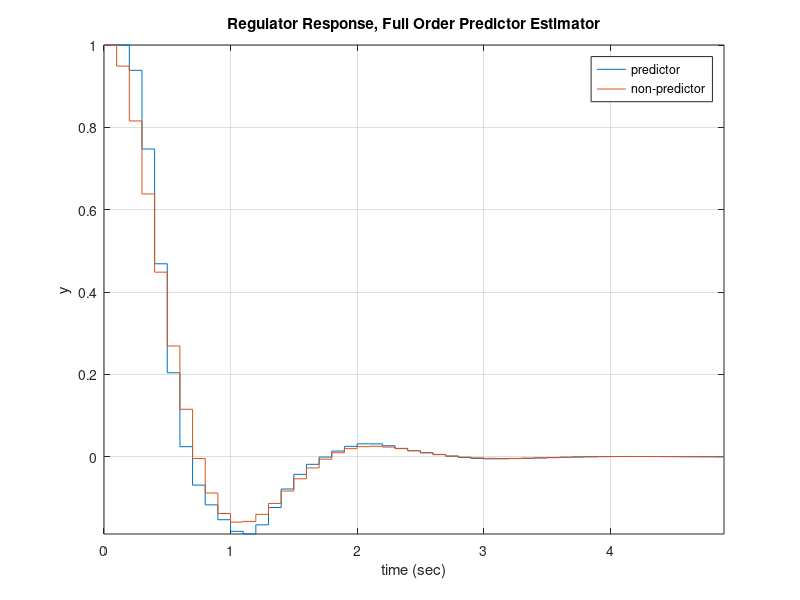

MATLAB code for this plot:
%
% cl_ex85.m
%
% Control Law, Full Order, Predictor Estimator.
% Predictor is show along with non-predictor.
%
% From Example 8.5 on Pg. 294 of Franklin & Powell.
% Expansion of Example 8.1 and 8.2.
%

clear;
clf;

T = 0.1;
Tend = 5;

Phi = [	1 T;
		0 1];
Gamma = [T^2/2; T];
n = length(Phi);  % order

% Find Gz
Gz = ss(Phi, Gamma, eye(n), zeros(n,1), T);

% Find K
% roots
z1 = [0.8 + 0.25i; 0.8 - 0.25i];
K1 = place(Phi, Gamma, z1);
% create a gain of K using D and zeroing others
sysK1 = ss(zeros(1,1), zeros(1,n), zeros(1,1), K1, T);

% Find Lp
H = [1 0];  % filter
z2 = [(0.4 + 0.4i) (0.4 - 0.4i)];
Lp = place(Phi', H', z2)';
sysL = ss((Phi - Gamma*K1 - Lp*H), Lp, eye(n), zeros(2,1), T);

% Build system(s)
% predicted
sysCL1 = feedback(Gz*H, sysL*sysK1, -1);
sysCL1 = sminreal(sysCL1);
% full feedback
sysCL2 = feedback(Gz, sysK1, -1);
sysCL2 = sminreal(sysCL2);

% Simulate
x0 = [1; 0; 0; 0];  % initial x
u = zeros([(Tend/T) 2]);
[y1,t1] = lsim(sysCL1, u, [], x0);
x0 = [1; 0];  % initial x
u = zeros([(Tend/T) 1]);
[y2,t2] = lsim(sysCL2, u, [], x0);

% Plot
figure(1);
[ts1,ys1] = stairs(t1, y1(:,1));
[ts2,ys2] = stairs(t2, y2(:,1));
plot(ts1,ys1,ts2,ys2);
grid on;
axis tight;
title('Regulator Response, Full Order Predictor Estimator');
legend('predictor', 'non-predictor');
xlabel('time (sec)');
ylabel('y');

print('cl_ex85.eps', '-depsc2');
